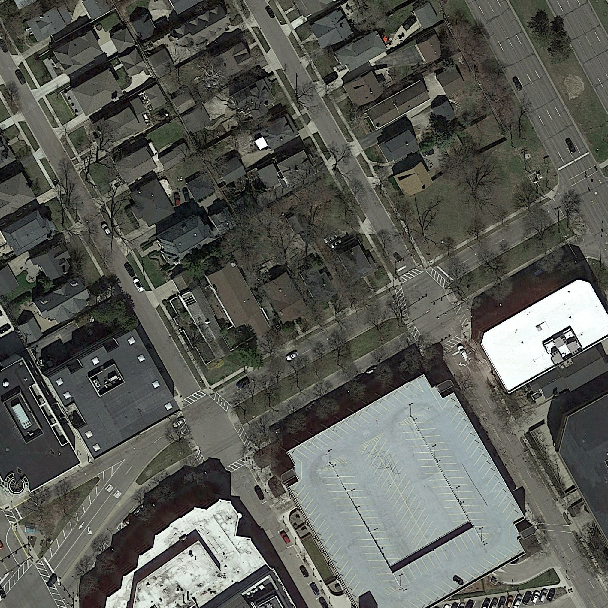
#> input picture data/test_images/test_107.png, 608 x 608 px; its folder holds only this picture in this run
$ python compare.py data/test_images data/test_images
#> lines starting #> are read from the running program, lines starting #| are printed output that depends on the picture
import os
from PIL import Image
import argparse
import numpy as np

# assign a label to a patch
def patch_to_label(patch):
    df = np.mean(patch)
    if df > 0.25:
        return 1
    else:
        return 0

def __build_masks(db):
    patch_size = 16

    patch = {
        0: np.zeros((patch_size,patch_size)),
        1: np.ones((patch_size,patch_size))
    }

    masks = {}
    for (img_id, j, i), label in sorted(db.items()):
        if img_id not in masks:
            masks[img_id] = np.zeros((608, 608))
        masks[img_id][i:i + patch_size, j:j + patch_size] = patch[label]*255
    return masks


output_dir = 'output/'

parser = argparse.ArgumentParser(description='Comparison script')
parser.add_argument('dir1', metavar='Model 1', type=str,
                    help='')
# this can also be changed
parser.add_argument('dir2', metavar='Model 2', type=str,
                    help='')

args = parser.parse_args()

images1 = os.listdir(args.dir1)
images2 = os.listdir(args.dir2)
originals = os.listdir('data/test_images')

# create directory if it doesn't exist
if not os.path.exists('comparisons'):
    os.makedirs('comparisons')

db1 = {}
db2 = {}

for im1, im2, o in zip(images1, images2, originals):
    id = im1.split('_')[1].split('.')[0]
    im1 = Image.open(args.dir1 + '/' + im1)
#> im1 is the input picture: PIL image 608x608 RGB; mean R, G, B 89.2, 90.8, 84.5
    im2 = Image.open(args.dir2 + '/' + im2)
    o = Image.open('data/test_images/' + o)
    im1 = im1.convert('RGBA')
#> im1: PIL image 608x608 RGBA
    im2 = im2.convert('RGBA')
    o = o.convert('RGBA')
    data1 = np.array(im1)
    data2 = np.array(im2)

    data1[:, :, 0] = data1[:, :, 0] * 255
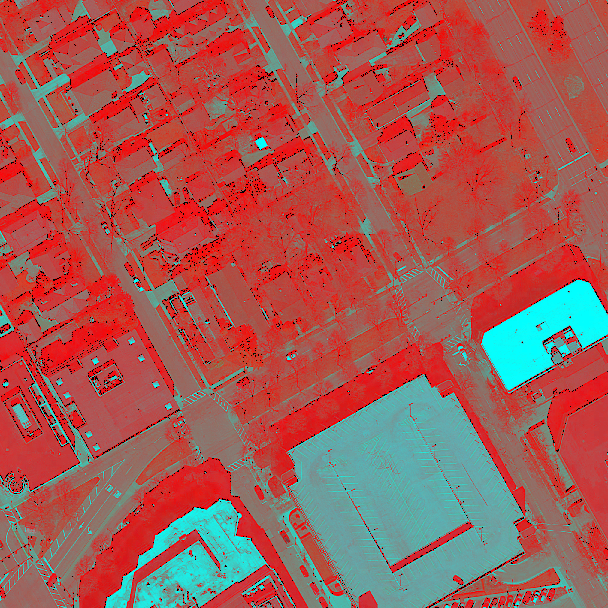
#> data1: shape (608, 608, 4); mean R, G, B, A 162.4, 90.8, 84.5, 255
    data2[:, :, 2] = data2[:, :, 2] * 255
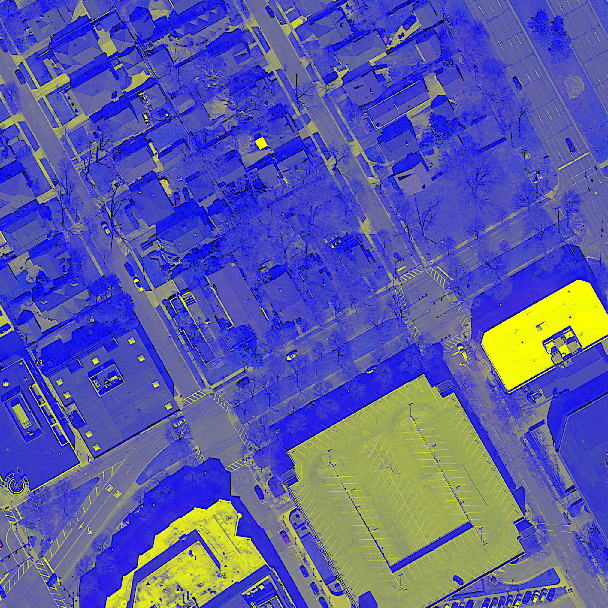
#> data2: shape (608, 608, 4); mean R, G, B, A 89.2, 90.8, 166.4, 255

    im1 = Image.fromarray(data1)
    im2 = Image.fromarray(data2)

    blended = Image.blend(im1, im2, 0.5)
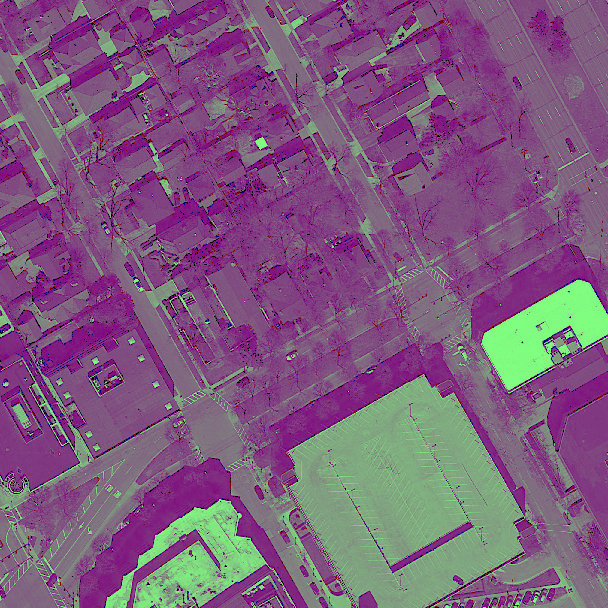
#> blended: PIL image 608x608 RGBA; mean R, G, B, A 125.8, 90.8, 125.5, 255
    blended = Image.blend(o, blended, 0.5)
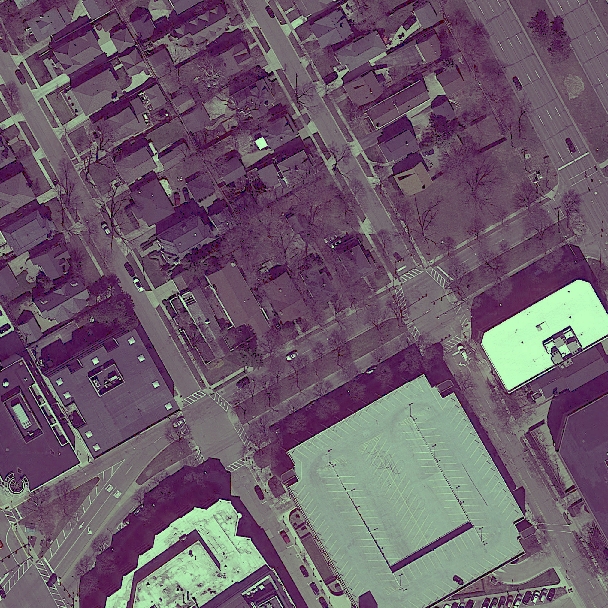
#> blended: PIL image 608x608 RGBA; mean R, G, B, A 107.4, 90.8, 104.8, 255
    blended.save(f'comparisons/comp_{id}.png')


print('aa')

$ run again, on data/test_images/test_219.png
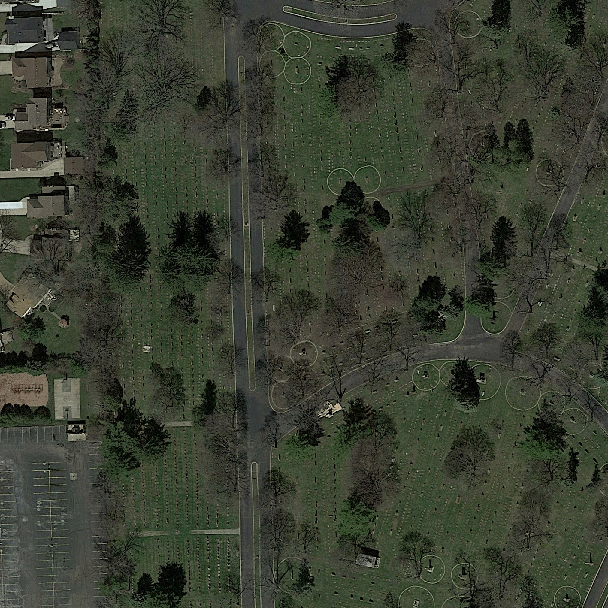
#> input picture data/test_images/test_219.png, 608 x 608 px
#> im1 is the input picture: PIL image 608x608 RGB; mean R, G, B 57.5, 62.9, 48.9
#> im1: PIL image 608x608 RGBA
#> `data2[:, :, 2] = data2[:, :, 2] * 255`:
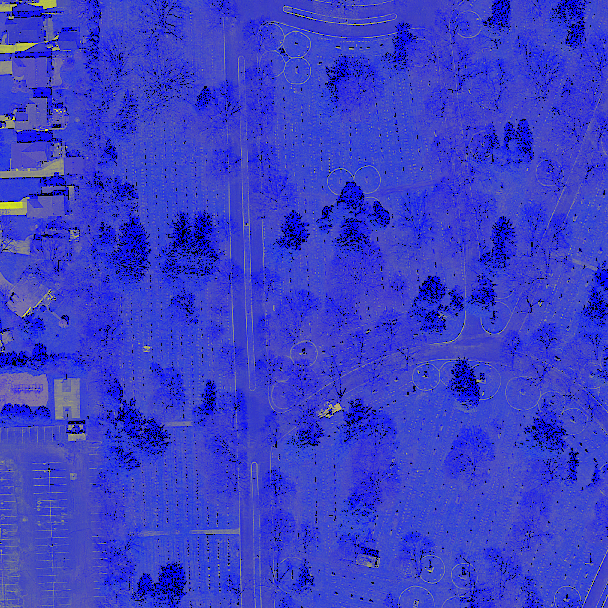
#> data2: shape (608, 608, 4); mean R, G, B, A 57.5, 62.9, 197.9, 255
#> `blended = Image.blend(o, blended, 0.5)`:
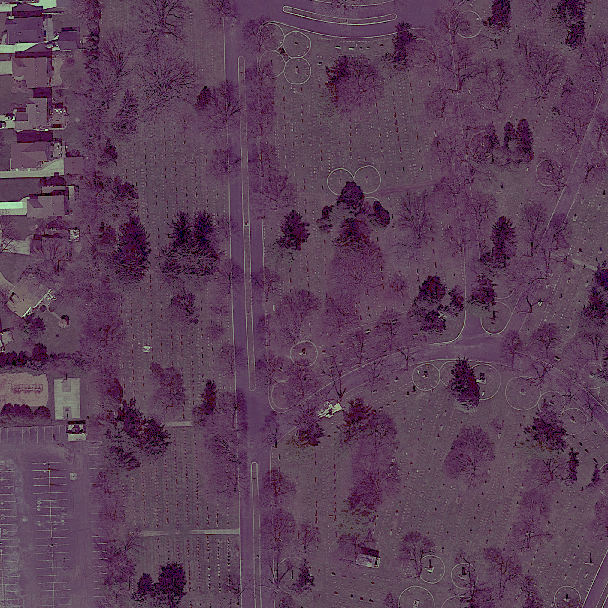
#> blended: PIL image 608x608 RGBA; mean R, G, B, A 91.3, 62.9, 86.1, 255

$ run again, on data/test_images/test_26.png
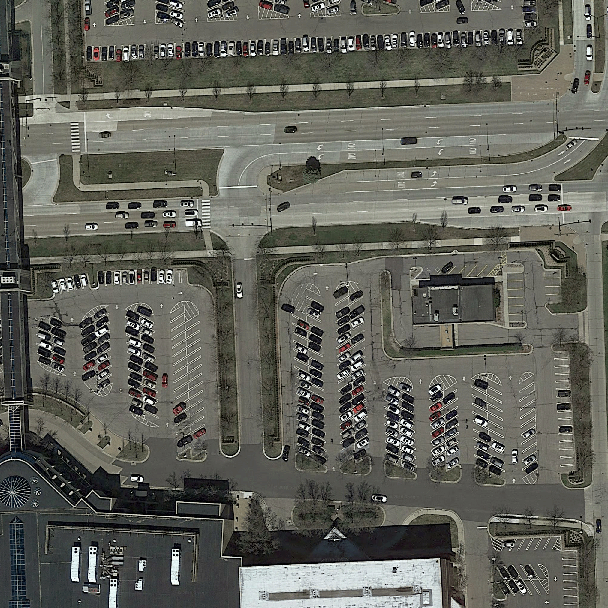
#> input picture data/test_images/test_26.png, 608 x 608 px
#> im1 is the input picture: PIL image 608x608 RGB; mean R, G, B 96.4, 97.1, 89.1
#> im1: PIL image 608x608 RGBA
#> `data2[:, :, 2] = data2[:, :, 2] * 255`:
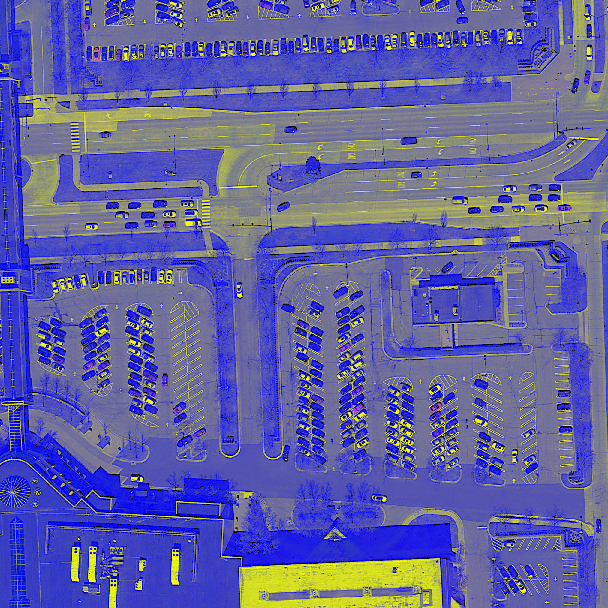
#> data2: shape (608, 608, 4); mean R, G, B, A 96.4, 97.1, 162, 255
#> `blended = Image.blend(o, blended, 0.5)`:
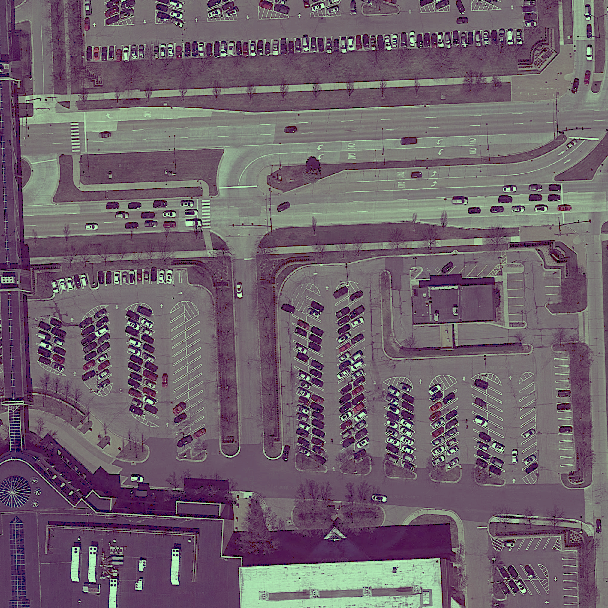
#> blended: PIL image 608x608 RGBA; mean R, G, B, A 110.8, 97.1, 107.1, 255

$ run again, on data/test_images/test_36.png
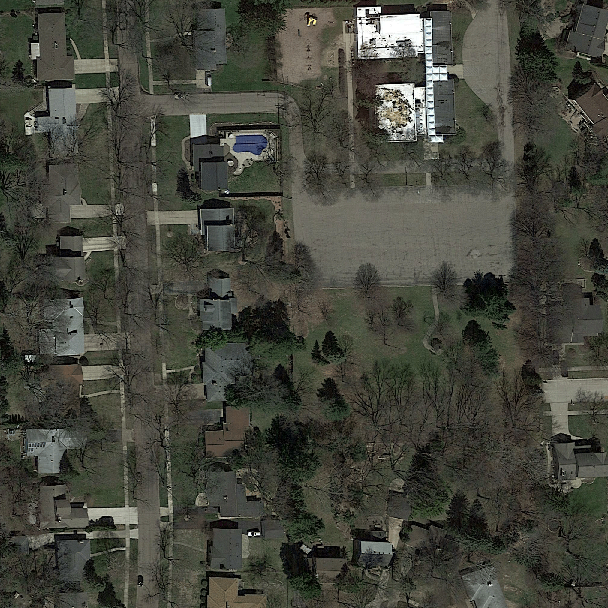
#> input picture data/test_images/test_36.png, 608 x 608 px
#> im1 is the input picture: PIL image 608x608 RGB; mean R, G, B 67.8, 69.1, 59.3
#> im1: PIL image 608x608 RGBA
#> `data2[:, :, 2] = data2[:, :, 2] * 255`:
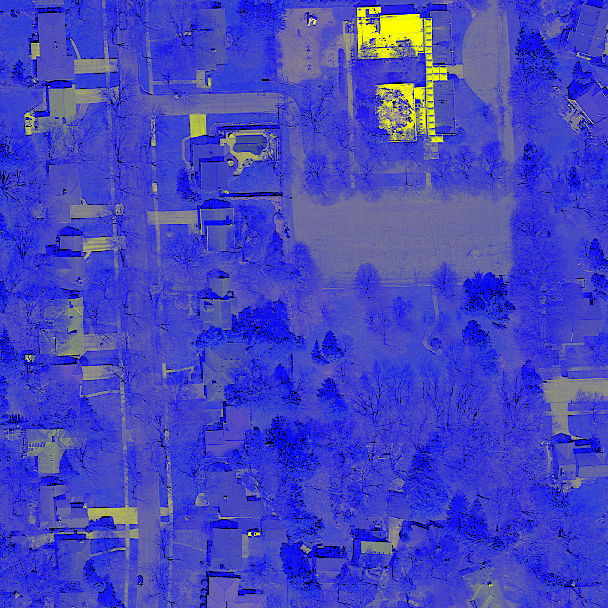
#> data2: shape (608, 608, 4); mean R, G, B, A 67.8, 69.1, 190.9, 255
#> `blended = Image.blend(o, blended, 0.5)`:
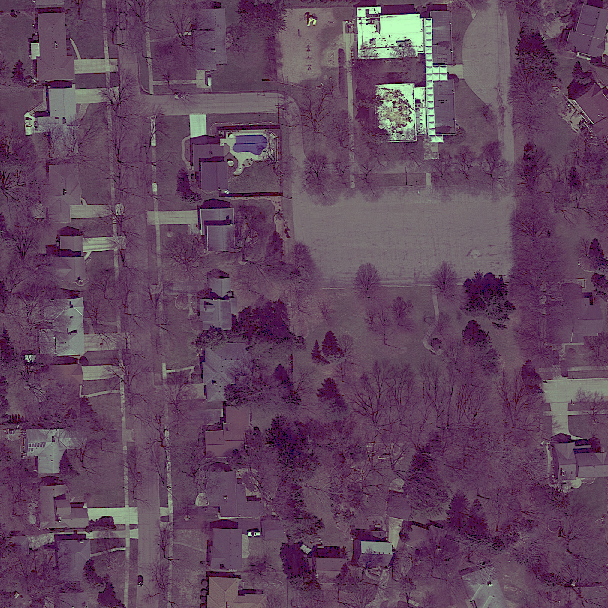
#> blended: PIL image 608x608 RGBA; mean R, G, B, A 97, 69.1, 92.1, 255

$ run again, on data/test_images/test_128.png
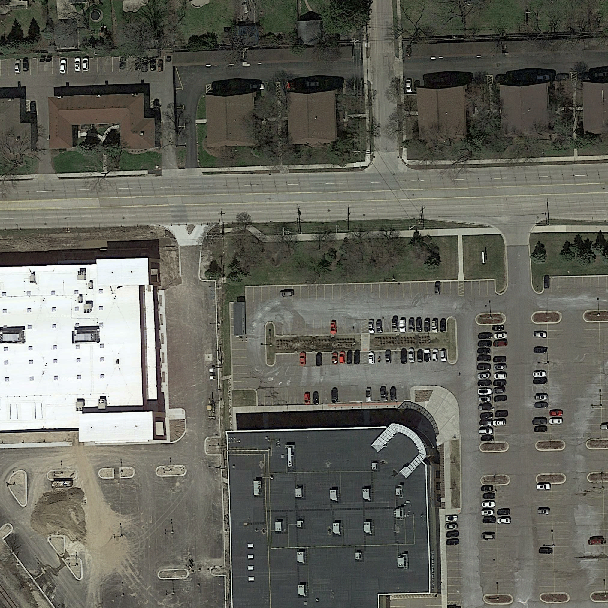
#> input picture data/test_images/test_128.png, 608 x 608 px
#> im1 is the input picture: PIL image 608x608 RGB; mean R, G, B 100.5, 100.6, 92
#> im1: PIL image 608x608 RGBA
#> `blended = Image.blend(o, blended, 0.5)`:
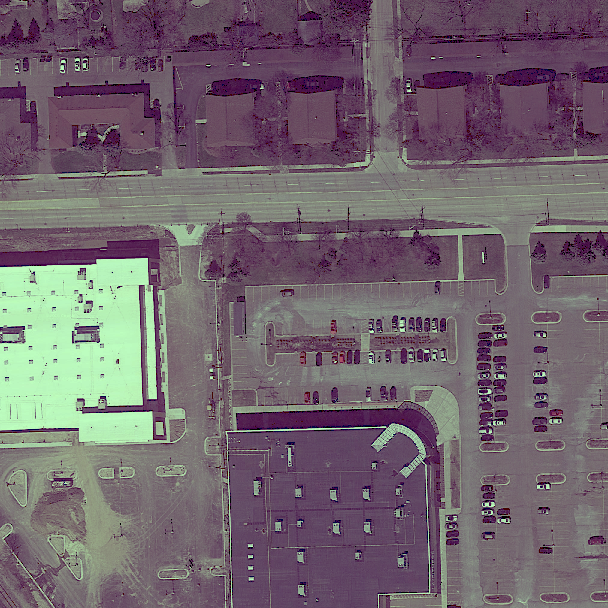
#> blended: PIL image 608x608 RGBA; mean R, G, B, A 113.3, 100.6, 108.9, 255
